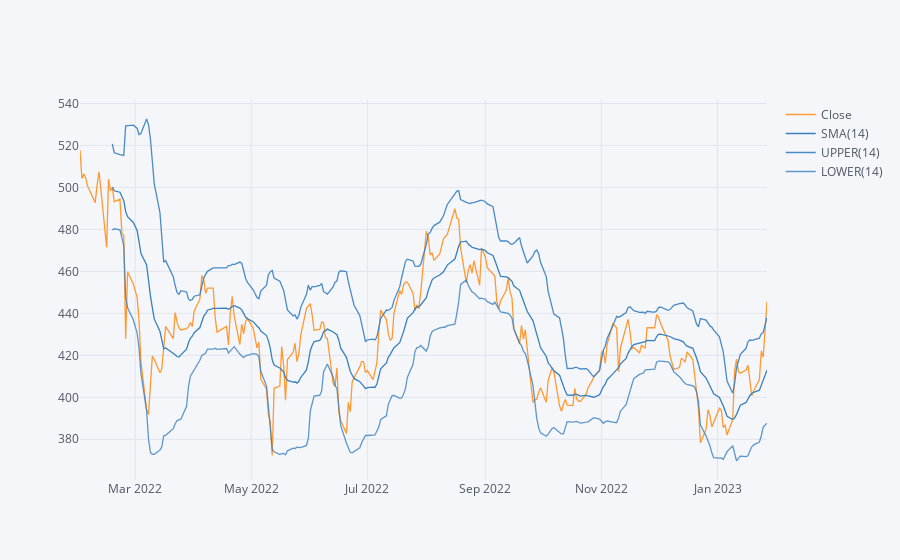

The cell this chart's notebook holds for it:
### Code cell
df['Close'].loc['2022-01-30':'2023-01-30'].ta_plot(study = 'boll')

### Figure 1 — Plotly figure (JSON) as saved in the notebook; plotly's stock layout.template omitted (floating-point values rounded to 4 significant figures; data arrays with more than 128 entries replaced by an {"elided": "..."} marker saying what was removed)
{"data": [{"line": {"color": "rgba(255, 153, 51, 1.0)", "dash": "solid", "shape": "linear", "width": 1.3}, "mode": "lines", "name": "Close", "text": "", "type": "scatter", "x": {"elided": "248 str values"}, "y": {"elided": "248 float values"}}, {"line": {"color": "rgba(55, 128, 191, 1.0)", "dash": "solid", "shape": "linear", "width": 1.3}, "mode": "lines", "name": "SMA(14)", "text": "", "type": "scatter", "x": {"elided": "248 str values"}, "y": {"elided": "248 mixed values"}}, {"line": {"color": "rgba(55, 128, 191, 0.8999999999999999)", "dash": "solid", "shape": "linear", "width": 1.3}, "mode": "lines", "name": "UPPER(14)", "text": "", "type": "scatter", "x": {"elided": "248 str values"}, "y": {"elided": "248 mixed values"}}, {"line": {"color": "rgba(55, 128, 191, 0.7999999999999998)", "dash": "solid", "shape": "linear", "width": 1.3}, "mode": "lines", "name": "LOWER(14)", "text": "", "type": "scatter", "x": {"elided": "248 str values"}, "y": {"elided": "248 mixed values"}}], "layout": {"legend": {"bgcolor": "#F5F6F9", "font": {"color": "#4D5663"}}, "paper_bgcolor": "#F5F6F9", "plot_bgcolor": "#F5F6F9", "title": {"font": {"color": "#4D5663"}}, "xaxis": {"gridcolor": "#E1E5ED", "showgrid": true, "tickfont": {"color": "#4D5663"}, "title": {"font": {"color": "#4D5663"}, "text": ""}, "zerolinecolor": "#E1E5ED"}, "yaxis": {"gridcolor": "#E1E5ED", "showgrid": true, "tickfont": {"color": "#4D5663"}, "title": {"font": {"color": "#4D5663"}, "text": ""}, "zerolinecolor": "#E1E5ED"}}}
